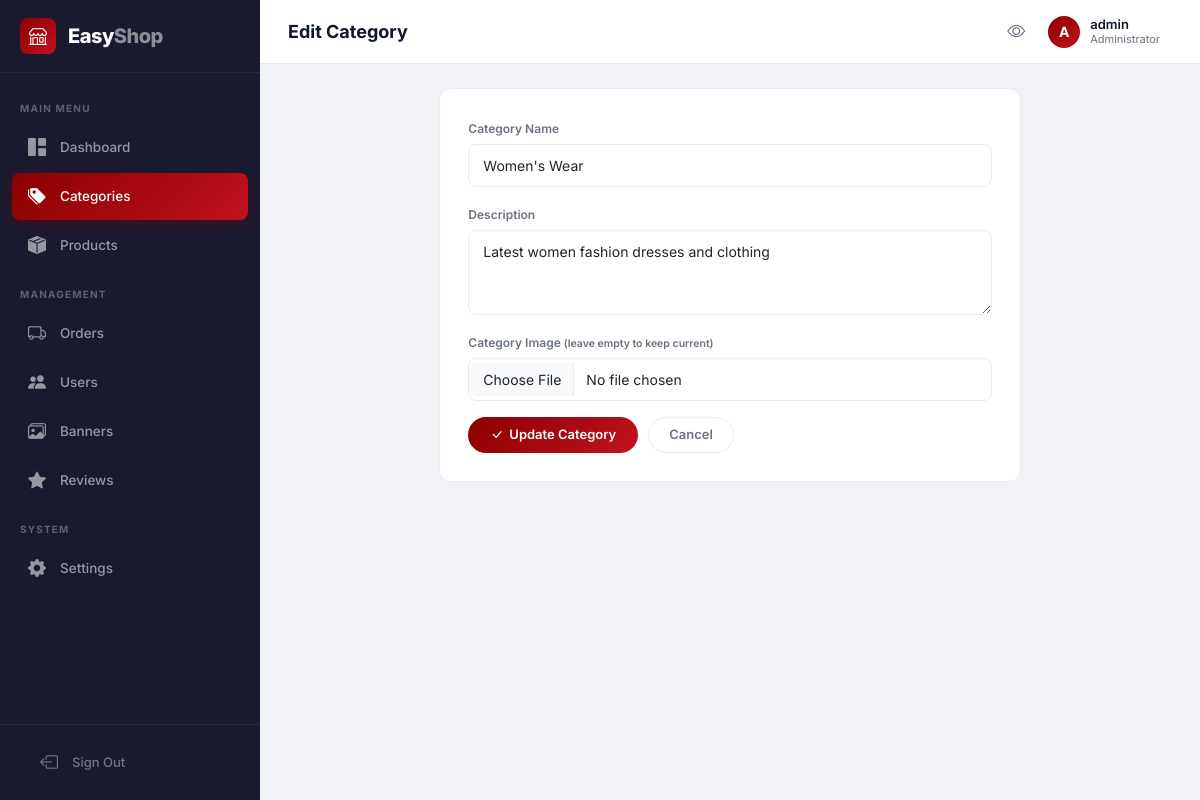
The app's page /admin/edit_category.php?id=1 (signed in) with its own data.
### tables this page shows
CREATE TABLE IF NOT EXISTS categories (
  id INT AUTO_INCREMENT PRIMARY KEY,
  name VARCHAR(100) NOT NULL,
  description TEXT DEFAULT NULL,
  image VARCHAR(255) DEFAULT NULL,
  status TINYINT DEFAULT 1,
  created_at TIMESTAMP DEFAULT CURRENT_TIMESTAMP
);

### admin/edit_category.php (the view, shortened to what this page needs)
<?php
require_once 'includes/header.php';
$id = (int)$_GET['id'];
$cat_q = mysqli_query($conn, "SELECT * FROM categories WHERE id=$id");
$cat = $cat_q ? mysqli_fetch_assoc($cat_q) : false;
?>
<div class="row justify-content-center">
  <div class="col-lg-8">
    <div class="form-card">
      <form method="POST" enctype="multipart/form-data">
        <div class="mb-3">
          <label class="form-label">Category Name</label>
          <input type="text" name="name" class="form-control" value="<?php echo htmlspecialchars($cat['name']); ?>" required>
        </div>
        <div class="mb-3">
          <label class="form-label">Description</label>
          <textarea name="description" class="form-control" rows="3"><?php echo htmlspecialchars($cat['description'] ?? ''); ?></textarea>
        </div>
        <div class="mb-3">
          <label class="form-label">Category Image <small style="color:var(--text-muted);">(leave empty to keep current)</small></label>
          <input type="file" name="image" class="form-control" accept="image/*">
        </div>
        <div style="display:flex;gap:10px;">
          <button type="submit" class="btn-red"><i class="bi bi-check-lg"></i> Update Category</button>
          <a href="categories.php" class="btn-outline-secondary">Cancel</a>
        </div>
      </form>
    </div>
  </div>
</div>
<?php require_once 'includes/footer.php'; ?>

### admin/assets/css/admin.css (style rules this page uses)
:root { --sidebar-width: 260px; --sidebar-collapsed: 70px; --topbar-height: 64px; --red: #8B0000; --red-dark: #5C0000; --red-light: #fff5f5; --red-gradient: linear-gradient(135deg, #8B0000 0%, #c1121f 100%); --dark: #1a1a2e; --body-bg: #f0f2f5; --card-bg: #ffffff; --border-color: #e8ecf1; --text-muted: #6b7280; --text-dark: #111827; --shadow-sm: 0 1px 3px rgba(0,0,0,0.06); --shadow-md: 0 4px 16px rgba(0,0,0,0.08); --shadow-lg: 0 8px 32px rgba(0,0,0,0.12); --radius-sm: 8px; --radius-md: 12px; --radius-lg: 16px; }
* { margin: 0; padding: 0; box-sizing: border-box; }
body { font-family: 'Inter', -apple-system, BlinkMacSystemFont, 'Segoe UI', Roboto, sans-serif; background: var(--body-bg); color: var(--text-dark); font-size: 14px; overflow-x: hidden; }
.form-card { background: var(--card-bg); border-radius: var(--radius-md); border: 1px solid var(--border-color); padding: 28px; }
.form-card .form-label { font-size: 12px; font-weight: 600; color: var(--text-muted); margin-bottom: 6px; }
.form-card .form-control, .form-card .form-select { border: 1.5px solid var(--border-color); border-radius: var(--radius-sm); padding: 10px 14px; font-size: 14px; transition: 0.3s; background: #fff; }
.form-card .form-control::placeholder { color: #b0b7c3; }
.btn-red { background: var(--red-gradient); color: #fff; border: none; border-radius: 50px; padding: 8px 22px; font-size: 13px; font-weight: 600; transition: all 0.3s ease; cursor: pointer; display: inline-flex; align-items: center; gap: 6px; text-decoration: none; }
.btn-outline-secondary { background: transparent; color: var(--text-muted); border: 1.5px solid var(--border-color); border-radius: 50px; padding: 7px 20px; font-size: 13px; font-weight: 600; transition: all 0.3s ease; cursor: pointer; display: inline-flex; align-items: center; gap: 6px; text-decoration: none; }

### records on screen
categories: name "Women's Wear", description "Latest women fashion dresses and clothing"

### other values on screen
$page_title "Edit Category"
substr($_SESSION['admin_name'], 0, 1) "A"
$_SESSION['admin_name'] "admin"
